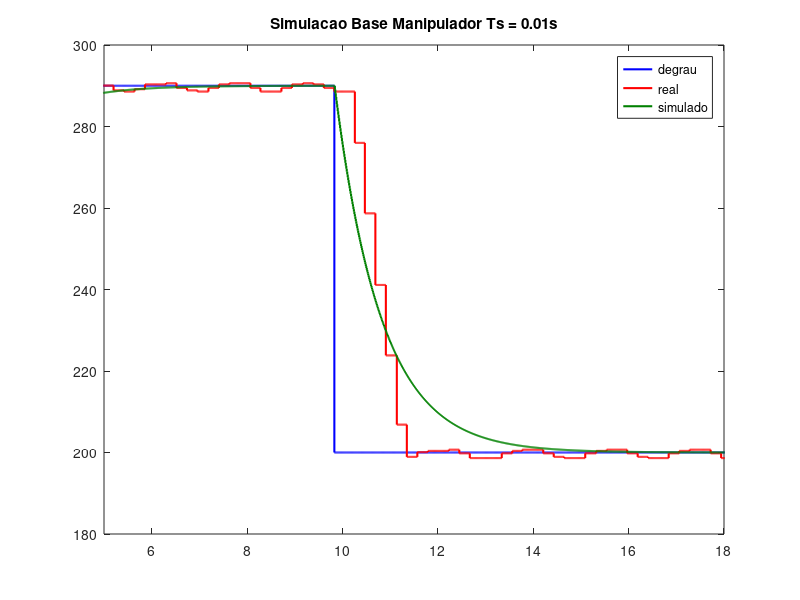
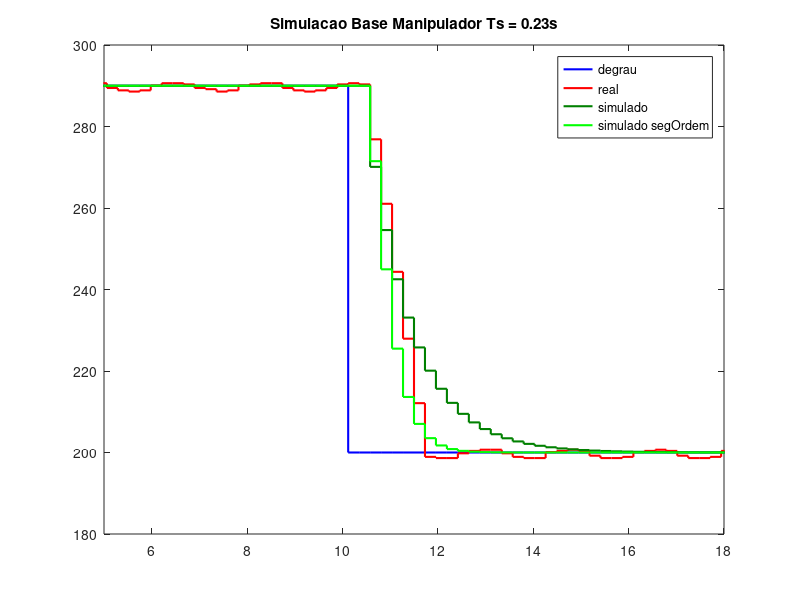
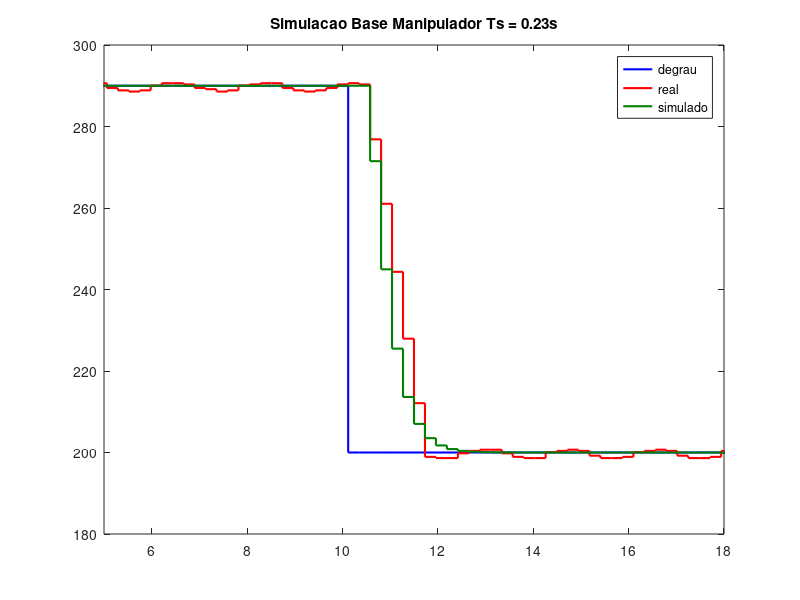
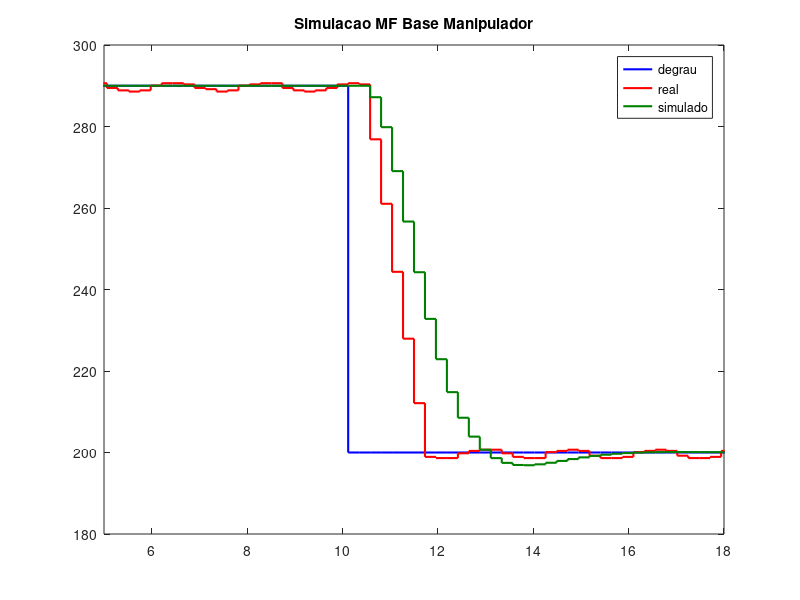

Write the MATLAB code that produced these figures, in order.
clc;
close all;

load('inputBase0_01.mat')
load('outputBase0_01.mat')
load('inputBase0_23.mat')
load('outputBase0_23.mat')

darkGreen = [0, 0.5, 0];
darknessGreen = [0, 0.1, 0];

tfBase0_01 = tf([0.0102],[1 -0.9898],0.01)

% Um polo - Discreto direto
tfBase0_23 = tf(1,[.92 1])
tfBase0_23 = c2d(tfBase0_23, 0.23,'zoh')
% Dois polos
tfBase0_23_segOrdem = tf([13.3384],[1 7.3043 13.3384])
tfBase0_23_segOrdem = c2d(tfBase0_23_segOrdem, 0.23,'zoh')

timeBase0_01 = 0:0.01:19.99;
timeBase0_23 = 0:0.23:19.78;

refBase0_23_estab = zeros(1,187);
timeBase0_23_estab = 0:0.23:42.78;

for idx = 1:187
    if idx <= 145
        refBase0_23_estab(1,idx) = 290;
    else
        refBase0_23_estab(1,idx) = 200;
    end
end

resultStepBase0_01 = lsim(tfBase0_01,inputBase0_01,timeBase0_01);

resultStepBase0_23 = lsim(tfBase0_23,refBase0_23_estab,timeBase0_23_estab);
resultStepBase0_23_segOrdem = lsim(tfBase0_23_segOrdem,refBase0_23_estab,timeBase0_23_estab);

figure(1)
stairs(timeBase0_01(1,:),inputBase0_01(:,1),'b', 'LineWidth', 1.5);
hold on
stairs(timeBase0_01(1,:),outputBase0_01(:,1),'r', 'LineWidth', 1.5);
hold on
stairs(timeBase0_01(1,:),resultStepBase0_01,'Color',[0,.5,0], 'LineWidth', 1.5);
axis([5 18 180 300])
legend('degrau','real','simulado')
title('Simulacao Base Manipulador Ts = 0.01s')

figure(2)
stairs(timeBase0_23(1,:),inputBase0_23(:,1),'b', 'LineWidth', 1.5);
hold on
stairs(timeBase0_23(1,:),outputBase0_23(:,1),'r', 'LineWidth', 1.5);
hold on
stairs(timeBase0_23(1,:),resultStepBase0_23(101:187,1),'Color',darkGreen, 'LineWidth', 1.5);
hold on
stairs(timeBase0_23(1,:),resultStepBase0_23_segOrdem(101:187,1),'g', 'LineWidth', 1.5);
axis([5 18 180 300])
legend('degrau','real','simulado', 'simulado segOrdem')
title('Simulacao Base Manipulador Ts = 0.23s')

figure(3)
stairs(timeBase0_23(1,:),inputBase0_23(:,1),'b', 'LineWidth', 1.5);
hold on
stairs(timeBase0_23(1,:),outputBase0_23(:,1),'r', 'LineWidth', 1.5);
hold on
stairs(timeBase0_23(1,:),resultStepBase0_23_segOrdem(101:187,1),'Color',darkGreen, 'LineWidth', 1.5);
axis([5 18 180 300])
legend('degrau','real','simulado')
title('Simulacao Base Manipulador Ts = 0.23s')

% ---------------------------- Malha Fechada -------------------------

% C_BASE = C_FOREARM = ( 3.74*s + 3.4 ) / s
% 
% pid = kp + ki/s + kd*s
% 
% Zero = -0.909090
% Polo = 0
% 
% Kp = 3.74
% Ki = 3.4

%c_pi = tf([3.74 3.4],[1 0])
%c_pi = c2d(c_pi,0.23,'zoh')
% c_pi = tf([0.41305 -0.200783605],[1 -1],0.23)

% Tirando o zero nao minimo do controlador
c_pi = tf([0.152 0.032],[1 -1],0.23)
mf_Base = feedback(c_pi*tfBase0_23_segOrdem,1)

result_mf_step_base = lsim(mf_Base,refBase0_23_estab,timeBase0_23_estab);

figure(4)
stairs(timeBase0_23(1,:),inputBase0_23(:,1),'b', 'LineWidth', 1.5);
hold on
stairs(timeBase0_23(1,:),outputBase0_23(:,1),'r', 'LineWidth', 1.5);
hold on
stairs(timeBase0_23(1,:),result_mf_step_base(101:187,1),'b','Color',darkGreen, 'LineWidth', 1.5);
axis([5 18 180 300])
legend('degrau','real','simulado')
title('Simulacao MF Base Manipulador')